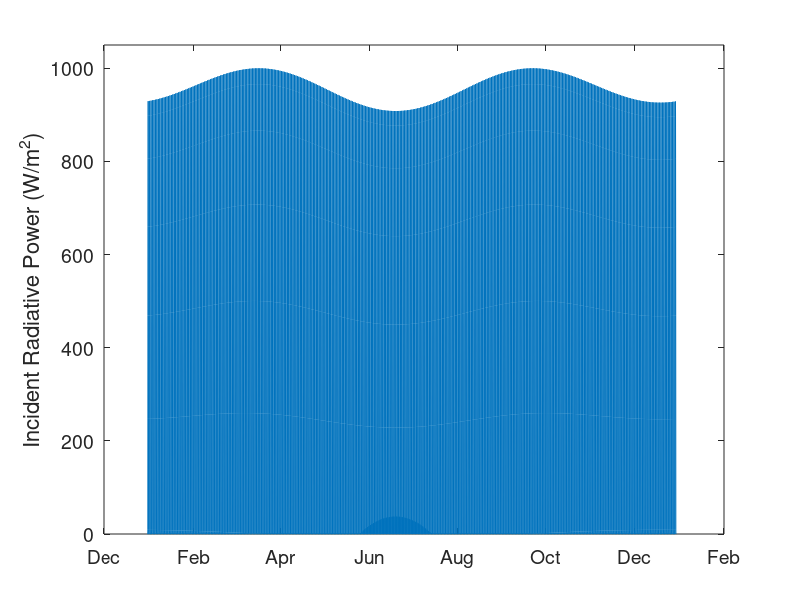

Write MATLAB code to recreate this figure.
%%%Predicting radiation falling on a surface. This script introduces
%%%equation 12.15. This script assumes that each day is 12 hours long, sun
%%%rise is at 6 am, and sun set is 6pm. These are obvious sources of error
close all, clear all, close all
%% Comment
%% Defining constants

%%%Radiative power
P = 1000; % W/m^2

%%%Days of the year in decimal form: Each integer value corresponds to a single day
%%% one hour = 1/24
%%% one minute = 1/(24*60)
%%% 15 seconds = 1/(24*60*4)
d = 0:1/(24):365; %Date integer

%%% Length of each time step - must keep time step constant
delta_t = (d(2) - d(1))*(24*60*60); %S

%%%Start of each day in decimal form
day_start = 6/24;
%%%End of each day in decimal form
day_end = 18/24;

%% Surface orientation and location
%%%Panel Tilt - insert in terms of degrees, output is in radianas
eta = 35; %Degrees 

%%%Azimuthal orientation Zeta- insert in terms of degrees, output is in radianas
zeta = 180; %0 deg = north, 90 deg = east, 180 = south

%%%Latitude of location
lat = 33.7; %Degrees
%% Incident power throughout the year
close all
%%%Allocating space for power vector
P_incident = zeros(size(d));
angles = zeros(length(d),5);
for ii = 1:length(d)
    
    %%%Hour angle
    alpha = (360/24)*(rem(d(ii),1)*24 - 12); %Degrees
    %%%Solar declinaiton
    sd = 23.44*sind(360/365.25*(d(ii)-80)); %Degrees
    %%%Zenith Angle
    zen = acosd(sind(sd)*sind(lat) + cosd(sd)*cosd(lat)*cosd(alpha));
    %%%Azimuth
    az = atand(sind(alpha)./ ...
        (sind(lat)*cosd(alpha) - cosd(lat)*tand(sd)));
    
    %%%Adjusting az value using logic provided in Section 12.2.1
    if alpha>0 && tand(az) > 0
        az = az + 180;
        tr = 1;
    elseif alpha>0 && tand(az) < 0
        az = az + 360;
        tr = 2;
    elseif alpha < 0 && tand(az) > 0
        az = az + 0;
        tr = 3;
    else%if alpha < 0 && tand(az) < 0
        az = az + 180;
        tr = 4;
    end
    
    angles(ii,:) = [alpha sd  zen az tr];
    %%% if the sun is shining
    if  (cosd(eta)*cosd(zen) + sind(eta)*sind(zen)*cosd(az - zeta)) > 0
        %%%Incident power
        P_incident(ii) = P*(cosd(eta)*cosd(zen) + sind(eta)*sind(zen)*cosd(az - zeta));
    end
end

%%%Plotting annual incident radiation
figure
hold on
plot(d,P_incident)
xlim([0 365])
ylim([0 1050])
box on
% grid on
datetick('x','mmm')
set(gca,'FontSize',14)
ylabel('Incident Radiative Power (W/m^2)','FontSize',16)
set(gcf, 'Position',  [50, 50, 1000, 450])
hold off

%%%Reiman sum of incident energy
energy = sum(P_incident.*delta_t)... %%% J/m^2/year
    /1000 %Convert to kJ/m^2/year